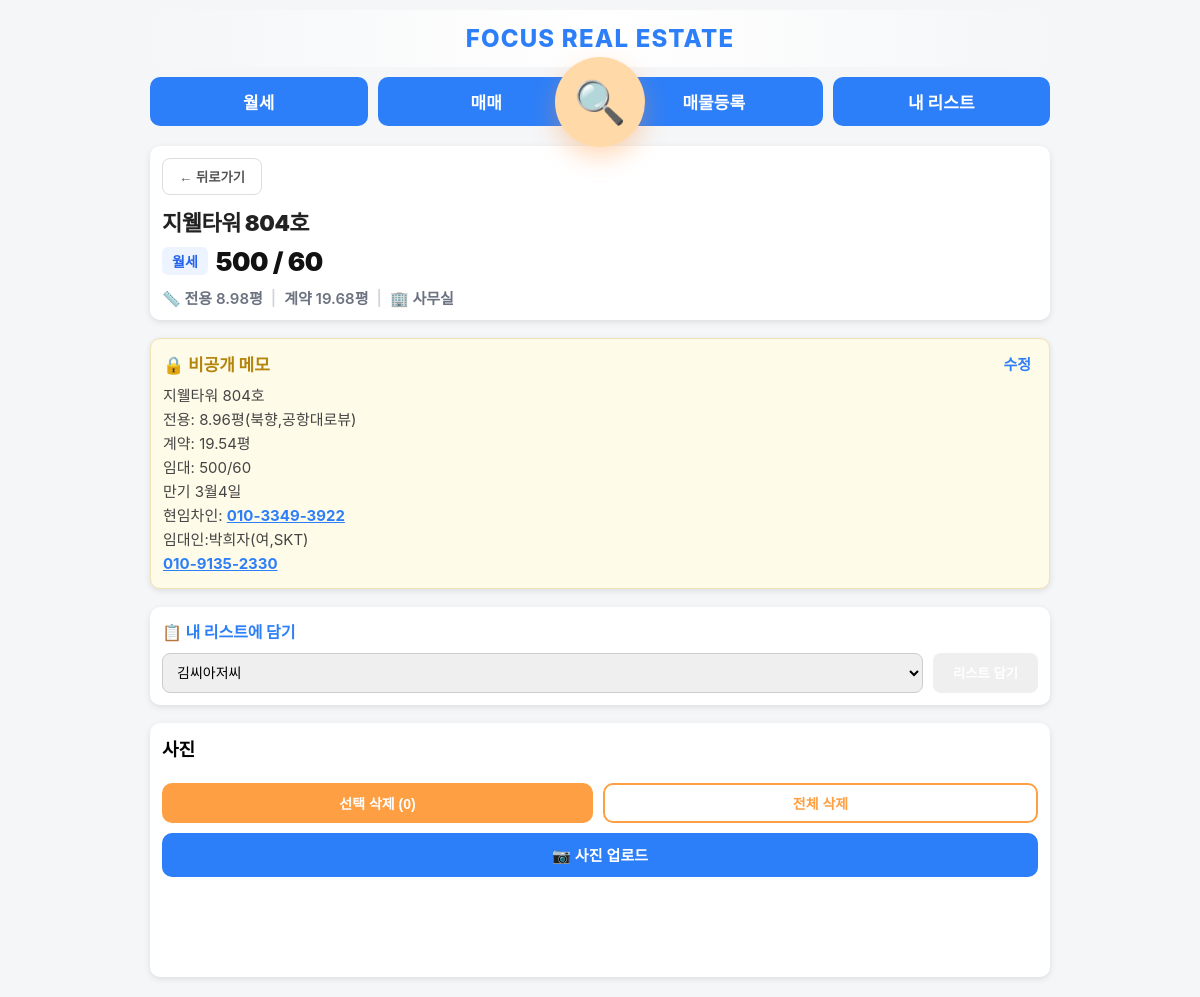
Before: /property/260 (signed in) with the older database file.
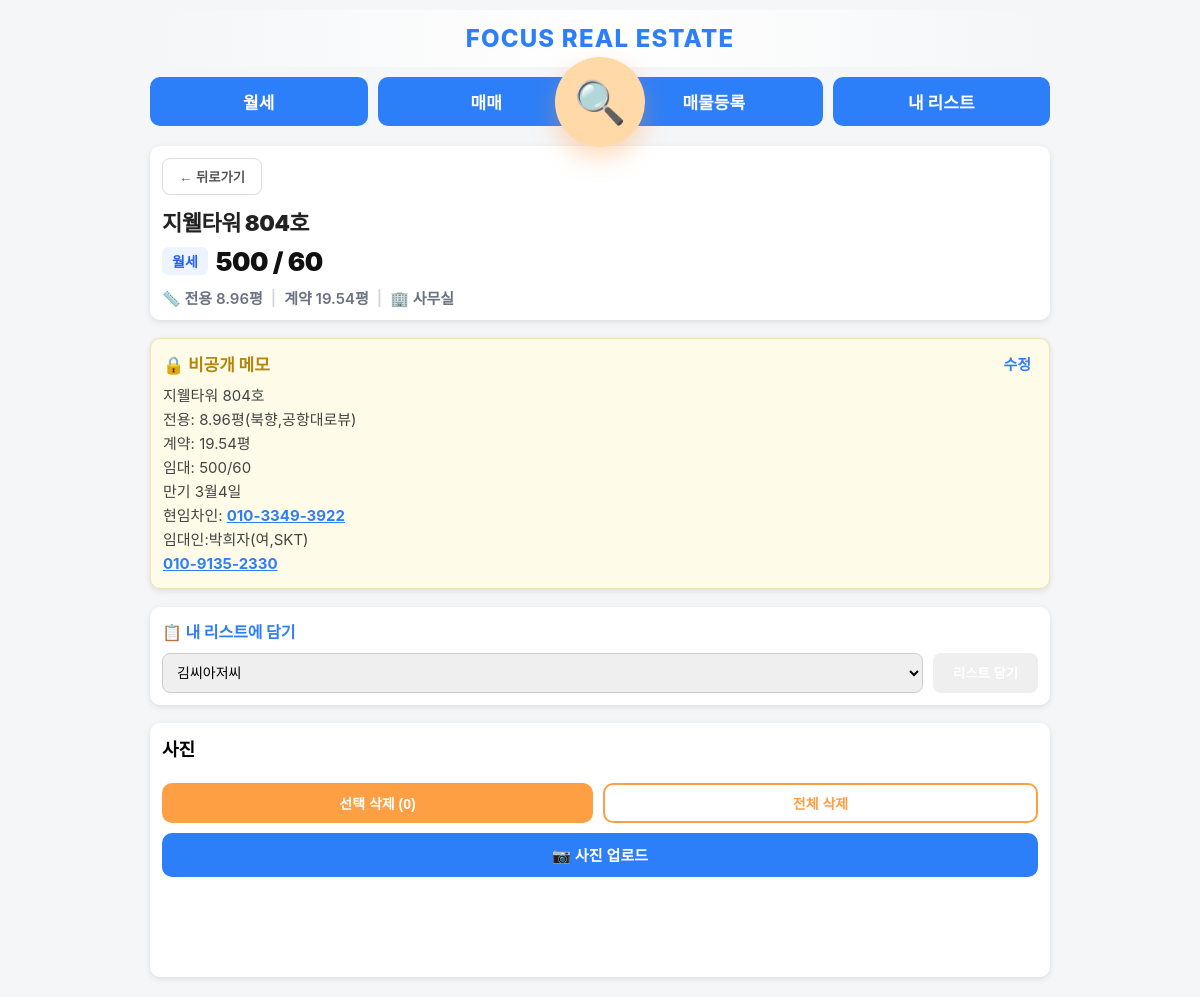
After: the same page with the newer database file.
### app.py (models this page shows)
class Property(db.Model):
    status = db.Column(db.String(20), default='available')
    property_type = db.Column(db.String(50))
    id = db.Column(db.Integer, primary_key=True)
    building_name = db.Column(db.String(200))
    exclusive_area = db.Column(db.Float)
    contract_area = db.Column(db.Float)
    deposit = db.Column(db.Integer)
    rent = db.Column(db.Integer)
    sale_price = db.Column(db.Integer)
    category = db.Column(db.String(20))
    status = db.Column(db.String(20), default='available')
    category = db.Column(db.String(20))
    status = db.Column(db.String(20), default='available')
    private_memo = db.Column(db.Text)
    has_interior = db.Column(db.Boolean, default=False)
    has_gonghang = db.Column(db.Boolean, default=False)
    has_corner = db.Column(db.Boolean, default=False)

### app.py (the view)
@app.route("/property/<int:id>")
@login_required
def property_detail(id):
    from_collection_id = request.args.get("from_collection_id", type=int)
    p = Property.query.get_or_404(id)
    images = PropertyImage.query.filter_by(property_id=id).order_by(PropertyImage.id.desc()).all()
    collections = Collection.query.all()
    existing_pairs = set(
        (item.property_id, item.collection_id)
        for item in CollectionItem.query.filter_by(property_id=id).all()
    )
    return render_template(
        "property_detail.html",
        p=p,
        images=images,
        collections=collections,
        existing_pairs=existing_pairs,
        from_collection_id=from_collection_id,
        format_sale_price_korean=format_sale_price_korean
    )

### app.py (called while the page is built)
@login_manager.user_loader
def load_user(user_id):
    return User.query.get(int(user_id))

### templates/property_detail.html (shortened to what this page needs)
{% extends "base.html" %}
{% block content %}
<div class="card">
  <div style="margin-bottom:14px;">
    <button type="button" onclick="history.back()" style="background:#fff; border:1px solid #ddd; padding:8px 16px; border-radius:8px; font-weight:bold; cursor:pointer; color:#555;">← 뒤로가기</button>
  </div>
  <div style="display: flex; flex-direction: column; gap: 8px; margin-top: 4px;">
    <div style="font-size: 22px; font-weight: 900; color: #222; line-height: 1.3; letter-spacing: -0.5px;">
      {{ p.building_name }}
    </div>
    <div style="display: flex; align-items: center; gap: 8px; margin-bottom: 2px;">
      <span style="background: #eef4ff; color: #2563eb; font-size: 14px; font-weight: 800; padding: 4px 10px; border-radius: 6px;">
        {{ p.category }}
      </span>
      <span style="font-size: 26px; font-weight: 900; color: #111; letter-spacing: -0.5px;">
        {% if p.category == "매매" %}
          {{ format_sale_price_korean(p.sale_price) }}
        {% else %}
          {{ p.deposit }} / {{ p.rent }}
        {% endif %}
      </span>
    </div>
    <div style="font-size: 15px; font-weight: 600; color: #6b7280; display: flex; align-items: center; gap: 8px; flex-wrap: wrap;">
      <span>📏 전용 {{ p.exclusive_area }}평</span>
      <span style="color: #d1d5db;">|</span>
      <span>계약 {{ p.contract_area }}평</span>
      <span style="color: #d1d5db;">|</span>
      <span>🏢 {{ p.property_type }}</span>
    </div>
  </div>
</div>
<div class="card" style="margin-top:18px; background:#fffbe9; border:1px solid #f1e2b8;">
  <div style="display:flex; justify-content:space-between; align-items:center; margin-bottom:8px;">
    <div style="font-size:17px; font-weight:800; color:#b4850d;">🔒 비공개 메모</div>
    <button type="button" onclick="toggleMemoEdit()" style="background:none; border:none; color:#2d7ff9; font-weight:bold; cursor:pointer; font-size:15px;">수정</button>
  </div>
  <div id="memo-display" style="font-size:15px; line-height:1.6; color:#444; white-space:pre-wrap;">{{ p.private_memo if p.private_memo else '등록된 메모가 없습니다.' }}</div>
</div>
<div class="card pc-only-add-box" style="margin-top:18px;">
    <div style="font-size:16px; font-weight:800; color:#2d7ff9; margin-bottom:10px;">📋 내 리스트에 담기</div>
    <form method="POST" action="/add_to_collection" class="detail-ajax-form" style="display:flex; gap:10px;">
        <select name="collection_id" class="detail-collection-select" style="flex:1; padding:10px; border-radius:8px; border:1px solid #ccc;">
            {% for c in collections %}
                <option value="{{ c.id }}" {% if existing_pairs and (p.id, c.id) in existing_pairs %}data-added="true"{% endif %}>
                    {{ c.title }}
                </option>
            {% endfor %}
        </select>
        <button type="submit" class="detail-add-btn" style="background:#2d7ff9; color:#fff; border:none; padding:10px 20px; border-radius:8px; font-weight:bold; cursor:pointer;">리스트 담기</button>
    </form>
</div>
<div class="card" style="margin-top:18px; padding-bottom:100px;">
  <div style="font-size:18px; font-weight:800; margin-bottom:10px;">사진</div>
  <div class="photo-actions">
  <button type="button" id="btn-delete-selected" class="danger-btn">
    선택 삭제 (<span id="selected-count">0</span>)
  </button>
  <button type="button" id="btn-delete-all" class="danger-btn outline">
    전체 삭제
  </button>
</div>
    <form id="photo-upload-form" enctype="multipart/form-data">
    <button type="button" id="photo-trigger" class="primary-btn" style="margin-top:10px;">
      📷 사진 업로드
    </button>
  </form>
</div>
{% endblock %}

Changed rows visible on the page:
changed Property "지웰타워 804호": exclusive_area "8.98" → "8.96"; contract_area "19.68" → "19.54"
